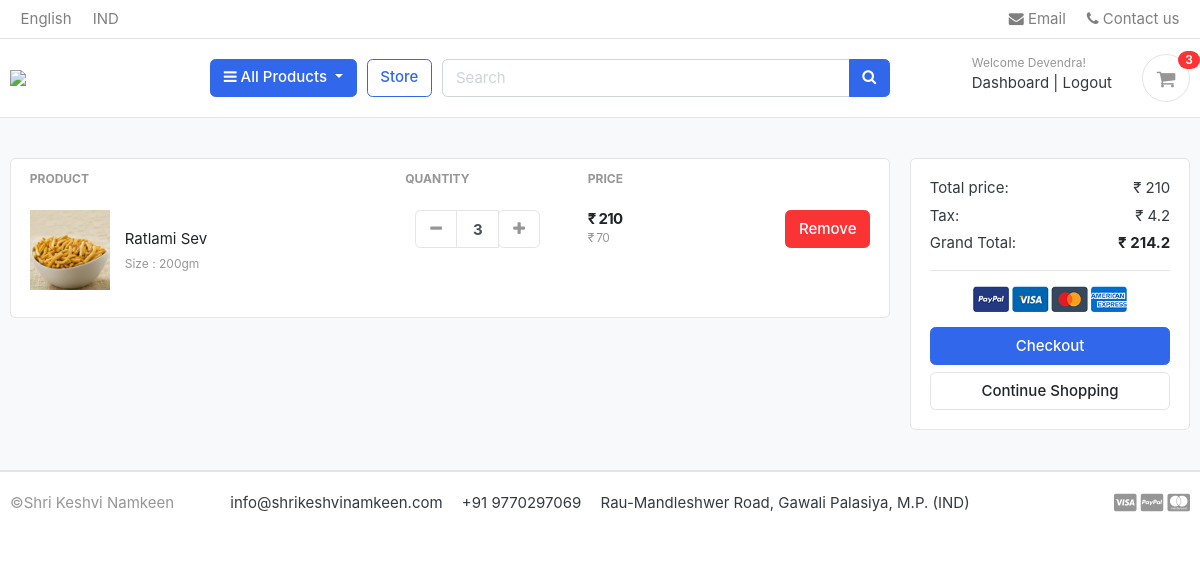
The app's page /cart/ (signed in), older data.
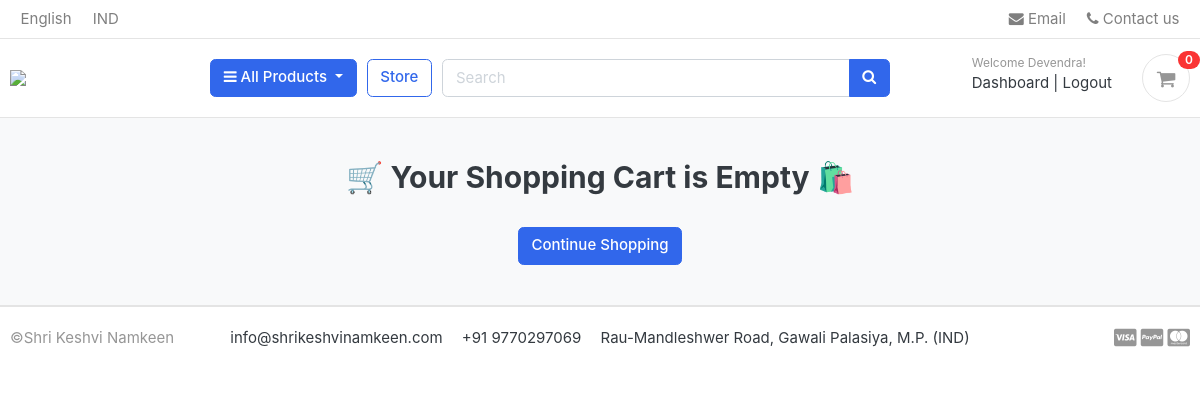
The same page, newer data.
### carts/models.py (models this page shows, shortened)
class CartItem(models.Model):
    user = models.ForeignKey(Account, on_delete=models.CASCADE, null=True)
    product = models.ForeignKey(Product, on_delete=models.CASCADE)
    variations = models.ManyToManyField(Variation, blank=True)
    cart = models.ForeignKey(Cart, on_delete=models.CASCADE, null=True)
    quantity = models.IntegerField()
    is_active = models.BooleanField(default=True)
    def sub_total(self):
        return self.product.price * self.quantity

### store/models.py (models this page shows, shortened)
class Product(models.Model):
    product_name    = models.CharField(max_length=200, unique=True)
    slug            = models.SlugField(max_length=200, unique=True)
    description     = models.TextField(max_length=500, blank=True)
    price           = models.IntegerField()
    images          = models.ImageField(upload_to='photos/products')
    stock           = models.IntegerField()
    is_available    = models.BooleanField(default=True)
    category        = models.ForeignKey(Category,  on_delete=models.CASCADE)
    created_date    = models.DateTimeField(auto_now_add=True)
    modified_date   = models.DateTimeField(auto_now=True)
    def get_url(self):
        return reverse('product_detail', args=[self.category.slug, self.slug])

class Variation(models.Model):
    product = models.ForeignKey(Product, on_delete=models.CASCADE)
    variation_category = models.CharField(max_length=100, choices=variation_category_choice)
    variation_value    = models.CharField(max_length=100)
    is_active          = models.BooleanField(default=True)
    created_date       = models.DateTimeField(auto_now_add=True)
    objects            = VariationManager()

### carts/views.py (the view)
# urls.py: path('', views.cart, name='cart'),
def cart(request, total=0, quantity=0, cart_items=None):
    try:
        tax = 0
        grand_total = 0
        if request.user.is_authenticated:
            cart_items = CartItem.objects.filter(user=request.user, is_active=True)
        else:
            cart = Cart.objects.get(cart_id=_cart_id(request))
            cart_items = CartItem.objects.filter(cart=cart, is_active=True)
        for cart_item in cart_items:
            total += (cart_item.product.price * cart_item.quantity)
            quantity += cart_item.quantity
        tax = (2 * total)/100
        grand_total = total + tax
    except ObjectDoesNotExist:
        pass
    context = {
            'total': total,
            'quantity': quantity,
            'cart_items': cart_items,
            'tax'  : tax,
            'grand_total': grand_total,
    }
    return render(request, 'store/cart.html', context)

### carts/context_processors.py (called while the page is built)
def counter(request):
    cart_count = 0
    if 'admin' in request.path:
        return {}
    else:
        try:
            cart = Cart.objects.filter(cart_id = _cart_id(request))
            if request.user.is_authenticated:
                cart_items = CartItem.objects.all().filter(user=request.user)
            else:
                cart_items = CartItem.objects.all().filter(cart=cart[:1])
            for cart_item in cart_items:
                cart_count += cart_item.quantity
        except Cart.DoesNotExist:
            cart_count = 0
    return dict(cart_count = cart_count)

### carts/views.py (called while the page is built)
def _cart_id(request):
    cart = request.session.session_key
    if not cart:
        cart = request.session.create()
    return cart

### category/context_processors.py (called while the page is built)
def menu_links(request):
    links = Category.objects.all()
    return dict(links=links)

### category/models.py (called while the page is built)
    def get_url(self):
            return reverse('products_by_category', args=[self.slug])

### templates/store/cart.html (shortened to what the changed rows need)
{% extends 'base.html' %}
{% load static %}
{% block content %}
<section class="section-content padding-y bg">
    <div class="container">
    {% if not cart_items %}
  <h2 class="text-center">🛒 Your Shopping Cart is Empty 🛍️</h2>
  <br>
  <div class="text-center">
    <a href="{% url 'store' %}" class="btn btn-primary">Continue Shopping</a>
  </div>
    {% else %}
    <div class="row">
        <aside class="col-lg-9">
    <div class="card">
    <table class="table table-borderless table-shopping-cart">
    <thead class="text-muted">
    <tr class="small text-uppercase">
      <th scope="col">Product</th>
      <th scope="col" width="120">Quantity</th>
      <th scope="col" width="120">Price</th>
      <th scope="col" class="text-right" width="200"> </th>
    </tr>
    </thead>
    <tbody>
        {% for cart_item in cart_items %}
    <tr>
        <td>
            <figure class="itemside align-items-center">
                <div class="aside"><img src="{{ cart_item.product.images.url }}" class="img-sm"></div>
                <figcaption class="info">
                    <a href="{{ cart_item.product.get_url }}" class="title text-dark">{{ cart_item.product.product_name }}</a>
                    <p class="text-muted small">
                        {% if cart_item.variations.all%}
                          {% for item in cart_item.variations.all %}
                            {{ item.variation_category | capfirst }} : {{ item.variation_value | capfirst }} <br>
                          {% endfor %}
                        {% endif %}
                    </p>
                </figcaption>
            </figure>
        </td>
        <td>
                        <div class="col">
                            <div class="input-group input-spinner">
                                <div class="input-group-prepend">
                                <a href="{% url 'remove_cart' cart_item.product.id cart_item.id %}" class="btn btn-light" type="button" id="button-plus"> <i class="fa fa-minus"></i> </a>
                                </div>
                                <input type="text" class="form-control"  value="{{ cart_item.quantity }}">
                                <div class="input-group-append">
                                <form action="{% url 'add_cart' cart_item.product.id %}" method="POST">
                                  <button  class="btn btn-light" type="submit" id="button-minus"> <i class="fa fa-plus"></i> </button>
                                </form>
                                </div>
                            </div>
                        </div>
        </td>
        <td>
            <div class="price-wrap">
                <var class="price">&#8377; {{ cart_item.sub_total }}</var>
                <small class="text-muted"> &#8377; {{ cart_item.product.price }}</small>
            </div>
        </td>
        <td class="text-right">
        <a href="{% url 'remove_cart_item' cart_item.product.id cart_item.id %}" onclick="return confirm('Are you sure You want to remove this item ?')" class="btn btn-danger"> Remove</a>
        </td>
    </tr>
    {% endfor %}
    </tbody>
    </table>
    </div>
        </aside>
        <aside class="col-lg-3">
            <div class="card">
            <div class="card-body">
                <dl class="dlist-align">
                  <dt>Total price:</dt>
                  <dd class="text-right">&#8377; {{total}}</dd>
                </dl>
                <dl class="dlist-align">
                  <dt>Tax:</dt>
                  <dd class="text-right">&#8377; {{ tax }}</dd>
                </dl>
                <dl class="dlist-align">
                  <dt>Grand Total:</dt>
                  <dd class="text-right text-dark b"><strong>&#8377; {{ grand_total }}</strong></dd>
                </dl>
                <hr>
                <p class="text-center mb-3">
                    <img src="{% static './images/misc/payments.png' %}" height="26">
                </p>
                <a href="{% url 'checkout'%}" class="btn btn-primary btn-block"> Checkout </a>
                <a href="{% url 'store' %}" class="btn btn-light btn-block">Continue Shopping</a>
            </div>
            </div>
    </aside>
    </div>
    {% endif %}
    </div>
    </section>
{% endblock %}

### templates/includes/navbar.html (shortened to what this page needs)
{% load static %}
<header class="section-header">
    <nav class="navbar p-md-0 navbar-expand-sm navbar-light border-bottom">
    <div class="container">
      <div class="collapse navbar-collapse" id="navbarTop4">
        <ul class="navbar-nav mr-auto">
            <li class="nav-item dropdown">
                 <a href="#" class="nav-link">English</a>
            </li>
            <li class="nav-item dropdown">
                <a href="#" class="nav-link">IND</a>
            </li>
        </ul>
        <ul class="navbar-nav">
            <li><a href="#" class="nav-link"> <i class="fa fa-envelope"></i> Email </a></li>
            <li><a href="#" class="nav-link"> <i class="fa fa-phone"></i> Contact us </a></li>
        </ul>
      </div>
    </div>
    </nav>
    <section class="header-main border-bottom">
        <div class="container">
    <div class="row align-items-center">
        <div class="col-lg-2 col-md-3 col-6">
            <a href="{% url 'home' %}" class="brand-wrap">
                <img class="logo" src="{% static './images/logoo.jpg' %}">
            </a>
        </div>
        <div class="col-lg col-sm col-md col-6 flex-grow-0">
            <div class="category-wrap dropdown d-inline-block float-right">
                <button type="button" class="btn btn-primary dropdown-toggle" data-toggle="dropdown">
                    <i class="fa fa-bars"></i> All Products
                </button>
            </div>
        </div>
        <a href="{% url 'store' %}" class="btn btn-outline-primary">Store</a>
        <div class="col-lg  col-md-6 col-sm-12 col">
            <form action="{% url 'search' %}" class="search" method="GET">
                <div class="input-group w-100">
                    <input type="text" class="form-control" style="width:60%;" placeholder="Search" name="keyword">
                    <div class="input-group-append">
                      <button class="btn btn-primary" type="submit">
                        <i class="fa fa-search"></i>
                      </button>
                    </div>
                </div>
            </form>
        </div>
        <div class="col-lg-3 col-sm-6 col-8 order-2 order-lg-3">
                    <div class="d-flex justify-content-end mb-3 mb-lg-0">
                        {% if user.id is None %}
                        <div class="widget-header">
                            <small class="title text-muted">Welcome guest!</small>
                            <div>
                                <a href="{% url 'login' %}">Sign in</a> <span class="dark-transp"> | </span>
                                <a href="{% url 'register' %}"> Register</a>
                            </div>
                        </div>
                        {% else %}
                        <div class="widget-header">
                            <small class="title text-muted">Welcome {{user.first_name}}!</small>
                            <div>
                                <a href="{% url 'dashboard' %}">Dashboard </a> <span class="dark-transp"> | </span>
                                <a href="{% url 'logout' %}"> Logout</a>
                            </div>
                        </div>
                        {% endif %}
                        <a href="{% url 'cart' %}" class="widget-header pl-3 ml-3">
                            <div class="icon icon-sm rounded-circle border"><i class="fa fa-shopping-cart"></i></div>
                            <span class="badge badge-pill badge-danger notify">{{cart_count}}</span>
                        </a>
                    </div>
                </div>
    </div>
        </div>
    </section>
    </header>

Row changes from the older to the newer data that the page shows:
removed CartItem: product.images (picture), product.product_name "Ratlami Sev", quantity "3", sub_total "210", product.price "70"
no longer on this page (row unchanged): Variation: variation_category "Size", variation_value "200gm"
Text that changed along with them:
{{ cart_count }}: "3" → "0"
{{ total }}: "210" → (not shown)
{{ tax }}: "4.2" → (not shown)
{{ grand_total }}: "214.2" → (not shown)
text no longer shown: "PRODUCT QUANTITY PRICE Total price: ₹ Tax: ₹ Grand Total: ₹ Checkout"
text now shown: "🛒 Your Shopping Cart is Empty 🛍️"
